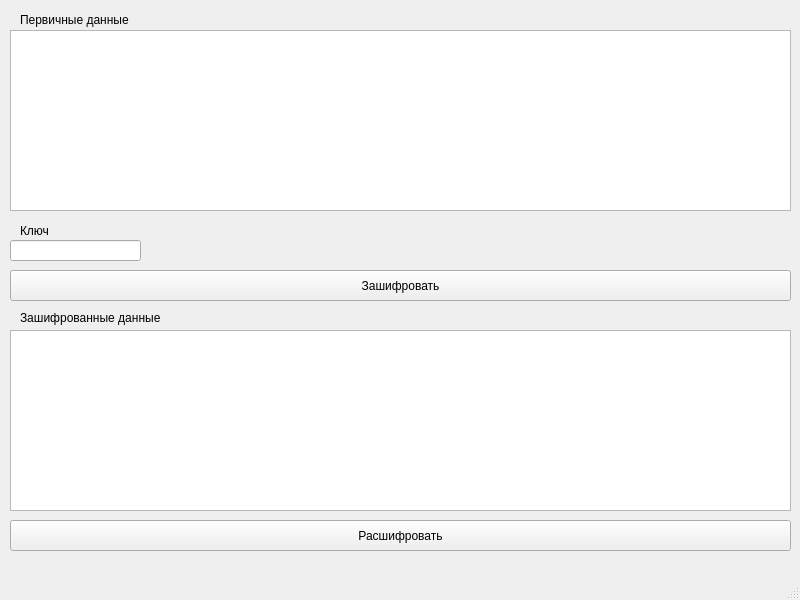
<?xml version="1.0" encoding="UTF-8"?>
<ui version="4.0">
 <class>MainWindow</class>
 <widget class="QMainWindow" name="MainWindow">
  <property name="geometry">
   <rect>
    <x>0</x>
    <y>0</y>
    <width>800</width>
    <height>600</height>
   </rect>
  </property>
  <property name="windowTitle">
   <string>MainWindow</string>
  </property>
  <widget class="QWidget" name="centralwidget">
   <widget class="QTextEdit" name="textEdit">
    <property name="geometry">
     <rect>
      <x>10</x>
      <y>30</y>
      <width>781</width>
      <height>181</height>
     </rect>
    </property>
   </widget>
   <widget class="QLabel" name="label">
    <property name="geometry">
     <rect>
      <x>20</x>
      <y>10</y>
      <width>111</width>
      <height>20</height>
     </rect>
    </property>
    <property name="text">
     <string>Первичные данные</string>
    </property>
   </widget>
   <widget class="QPushButton" name="pushButton">
    <property name="geometry">
     <rect>
      <x>10</x>
      <y>270</y>
      <width>781</width>
      <height>31</height>
     </rect>
    </property>
    <property name="text">
     <string>Зашифровать</string>
    </property>
   </widget>
   <widget class="QLabel" name="label_2">
    <property name="geometry">
     <rect>
      <x>20</x>
      <y>220</y>
      <width>91</width>
      <height>21</height>
     </rect>
    </property>
    <property name="text">
     <string>Ключ</string>
    </property>
   </widget>
   <widget class="QLineEdit" name="lineEdit">
    <property name="geometry">
     <rect>
      <x>10</x>
      <y>240</y>
      <width>131</width>
      <height>21</height>
     </rect>
    </property>
   </widget>
   <widget class="QLabel" name="label_3">
    <property name="geometry">
     <rect>
      <x>20</x>
      <y>310</y>
      <width>141</width>
      <height>16</height>
     </rect>
    </property>
    <property name="text">
     <string>Зашифрованные данные</string>
    </property>
   </widget>
   <widget class="QTextEdit" name="textEdit_2">
    <property name="geometry">
     <rect>
      <x>10</x>
      <y>330</y>
      <width>781</width>
      <height>181</height>
     </rect>
    </property>
   </widget>
   <widget class="QPushButton" name="pushButton_2">
    <property name="geometry">
     <rect>
      <x>10</x>
      <y>520</y>
      <width>781</width>
      <height>31</height>
     </rect>
    </property>
    <property name="text">
     <string>Расшифровать</string>
    </property>
   </widget>
  </widget>
  <widget class="QMenuBar" name="menubar">
   <property name="geometry">
    <rect>
     <x>0</x>
     <y>0</y>
     <width>800</width>
     <height>21</height>
    </rect>
   </property>
  </widget>
  <widget class="QStatusBar" name="statusbar"/>
 </widget>
 <resources/>
 <connections/>
</ui>
